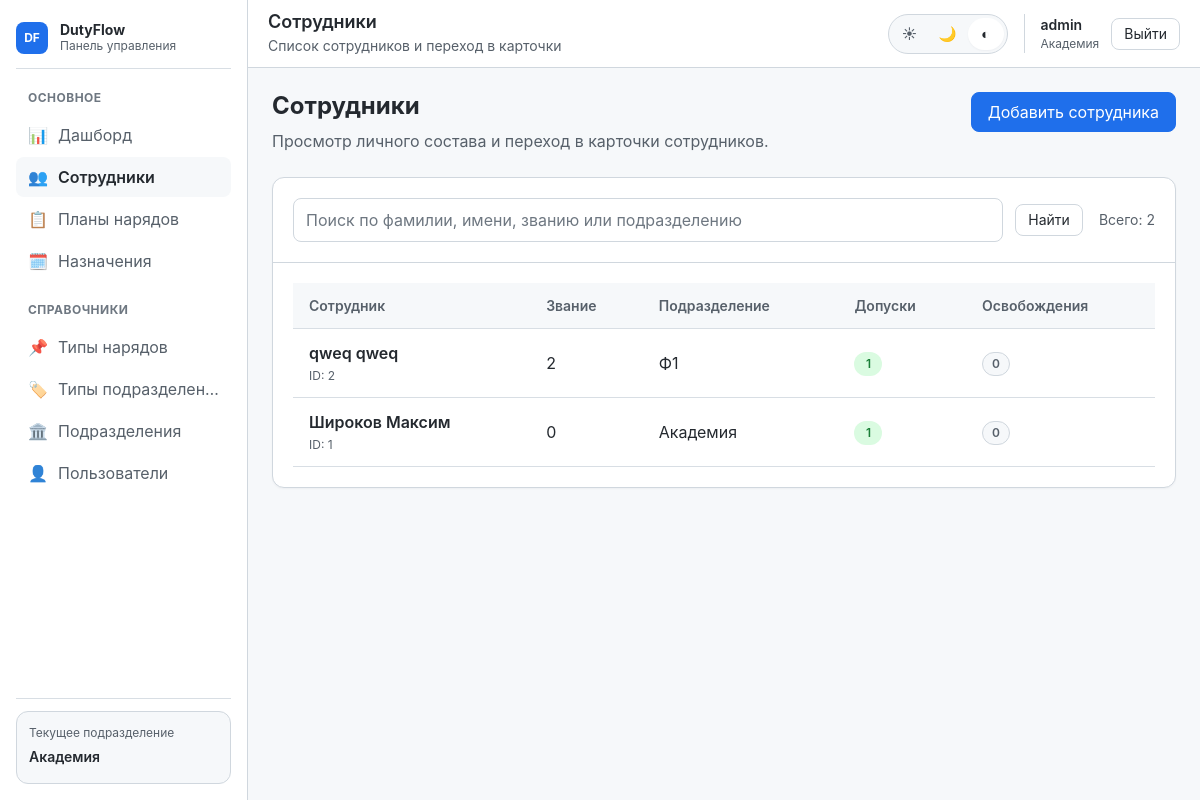
The page /persons/ (signed in) on the database as committed earlier.
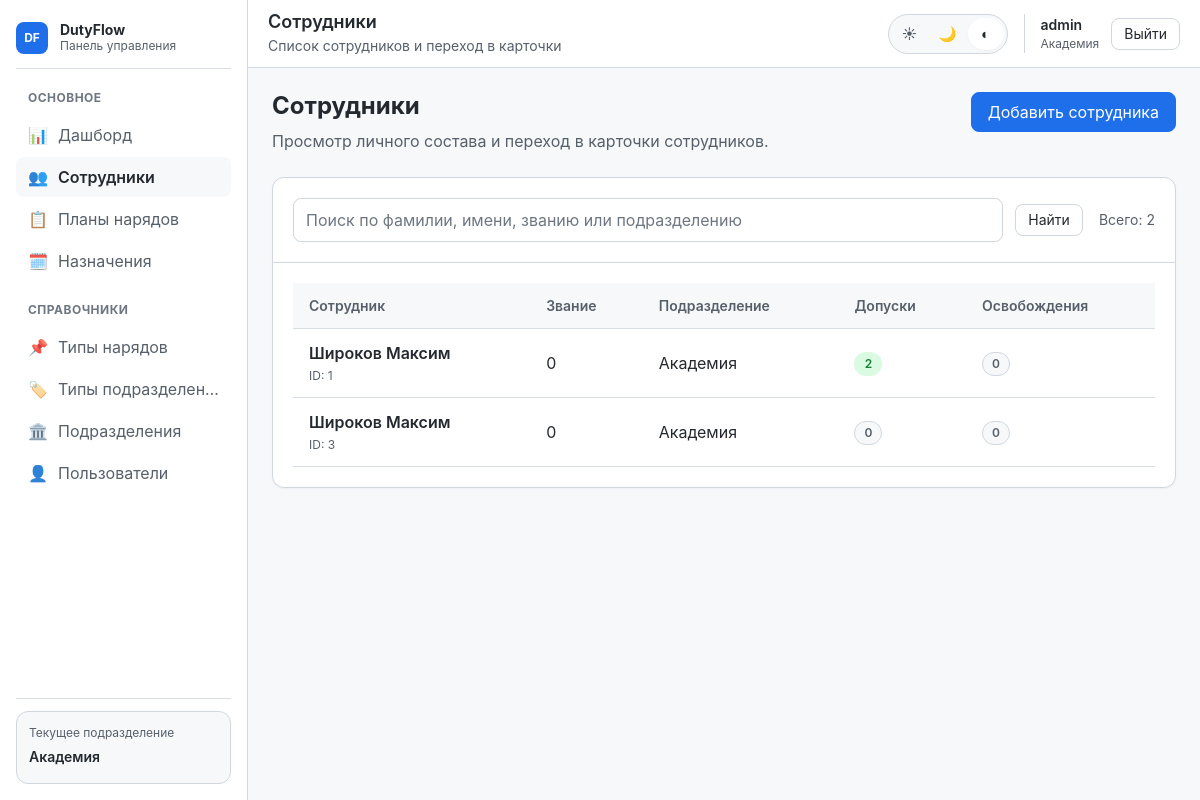
The same page on the database as committed later.
### people/models.py (models this page shows, shortened)
class Person(models.Model):
    last_name = models.CharField(max_length=150, verbose_name="Фамилия", db_index=True)
    first_name = models.CharField(max_length=150, verbose_name="Имя")
    middle_name = models.CharField(max_length=150, blank=True, verbose_name="Отчество")
    rank = models.ForeignKey(Rank, on_delete=models.PROTECT, related_name='people', verbose_name="Звание")
    unit = models.ForeignKey(Unit, on_delete=models.PROTECT, related_name='people', verbose_name="Подразделение")
    class Meta:
        verbose_name = "Сотрудник"
        verbose_name_plural = "Сотрудники"
        ordering = ['last_name', 'first_name']
        indexes = [
            models.Index(fields=['last_name', 'first_name']),
        ]
    def full_name(self):
         return f"{self.last_name} {self.first_name} {self.middle_name}".strip()
    full_name.short_description = "Полное имя"

### ranks/models.py (models this page shows, shortened)
class Rank(models.Model):
    name = models.CharField(max_length=100, unique=True, verbose_name="Звание")
    order = models.PositiveSmallIntegerField(default=0, verbose_name="Порядок") # Для сортировки (рядовой -> генерал)
    class Meta:
        verbose_name = "Звание"
        verbose_name_plural = "Звания"
        ordering = ['order', 'name']

### units/models.py (models this page shows, shortened)
class Unit(models.Model):
    name = models.CharField(max_length=255, verbose_name="Название")
    parent = models.ForeignKey(
        'self',
        on_delete=models.SET_NULL,
        null=True,
        blank=True,
        related_name='children',
        verbose_name="Вышестоящее подразделение"
    )
    unit_type = models.ForeignKey(
        UnitType,
        on_delete=models.PROTECT,
        related_name='units',
        verbose_name="Тип подразделения"
    )
    class Meta:
        verbose_name = "Подразделение"
        verbose_name_plural = "Подразделения"
        ordering = ['unit_type__level', 'name']
    def get_descendants_ids(self, include_self=False):
        ids = [self.id] if include_self else []
        def collect(child):
            for c in child.children.all():
                ids.append(c.id)
                collect(c)
        collect(self)
        return ids

### core/views/people/person.py (the view)
@login_required
def person_list(request):
    access = AccessService(request.user)
    people = access.get_visible_queryset(Person.objects.all())
    search_query = request.GET.get('q', '').strip()
    if search_query:
        people = people.filter(
            last_name__icontains=search_query
        ) | people.filter(
            first_name__icontains=search_query
        )
    return render(request, 'app/people/list.html', {
        'people': people,
        'active_tab': 'people',
        'page_title': 'Сотрудники',
        'page_subtitle': 'Список сотрудников и переход в карточки',
        'can_add': access.can_create_in_unit(access.user_unit),
        'can_edit': True,
        'search_query': search_query,
    })

### users_app/access_service.py (called while the page is built)
    def get_visible_units(self):
        descendant_ids = self.user_unit.get_descendants_ids(include_self=True)
        return Unit.objects.filter(id__in=descendant_ids)

    def can_view_unit(self, unit):
        if self.user_level == 0:
            return True
        return unit.id in self.user_unit.get_descendants_ids(include_self=True)

    def can_create_in_unit(self, unit):
        if not unit:
            return False
        if not self.can_view_unit(unit):
            return False
        if not unit.unit_type.can_have_children:
            return False
        if self.user_level == 0:
            return True
        return unit.id == self.user_unit.id

    def get_visible_queryset(self, queryset):
        visible_units = self.get_visible_units()
        return queryset.filter(unit__in=visible_units)

### templates/app/people/list.html (shortened to what the changed rows need)
{% extends 'app/base_app.html' %}
{% block app_content %}
<section class="page-section">
    <div class="page-header">
        <div class="page-header__main">
            <h2 class="page-header__title">Сотрудники</h2>
        </div>
    </div>
</section>
<section class="page-section">
    <article class="card">
        <div class="card__body">
            {% if people %}
                <div class="table-wrap">
                    <table class="table people-table">
                        <thead>
                            <tr>
                                <th>Сотрудник</th>
                                <th>Звание</th>
                                <th>Подразделение</th>
                                <th>Допуски</th>
                                <th>Освобождения</th>
                            </tr>
                        </thead>
                        <tbody>
                            {% for person in people %}
                            <tr class="table-row-link" data-href="{% url 'people:person_detail' person.pk %}">
                                <td>
                                    <div class="person-cell">
                                        <a href="{% url 'people:person_detail' person.pk %}" class="person-cell__name">
                                            {{ person.last_name }} {{ person.first_name }}{% if person.middle_name %} {{ person.middle_name }}{% endif %}
                                        </a>
                                        <div class="person-cell__meta">
                                            ID: {{ person.pk }}
                                        </div>
                                    </div>
                                </td>
                                <td>
                                    {% if person.rank %}
                                        {{ person.rank.name }}
                                    {% else %}
                                        <span class="text-muted">—</span>
                                    {% endif %}
                                </td>
                                <td>
                                    {% if person.unit %}
                                        {{ person.unit.name }}
                                    {% else %}
                                        <span class="text-muted">—</span>
                                    {% endif %}
                                </td>
                                <td>
                                    {% with clearance_count=person.clearances.count %}
                                        {% if clearance_count %}
                                            <span class="badge badge--success">{{ clearance_count }}</span>
                                        {% else %}
                                            <span class="badge">0</span>
                                        {% endif %}
                                    {% endwith %}
                                </td>
                                <td>
                                    {% with exemption_count=person.exemptions.count %}
                                        {% if exemption_count %}
                                            <span class="badge badge--warning">{{ exemption_count }}</span>
                                        {% else %}
                                            <span class="badge">0</span>
                                        {% endif %}
                                    {% endwith %}
                                </td>
                            </tr>
                            {% endfor %}
                        </tbody>
                    </table>
                </div>
            {% endif %}
        </div>
    </article>
</section>
{% endblock %}

Rows that differ between the two databases and show on the page:
removed Person: last_name "qweq", first_name "qweq", pk "2", rank.name "2", unit.name "Ф1", clearances.count "1"
computed for Person id 1: clearances.count "1" → "2"
added Person: last_name "Широков", first_name "Максим", pk "3", rank.name "0", unit.name "Академия"
